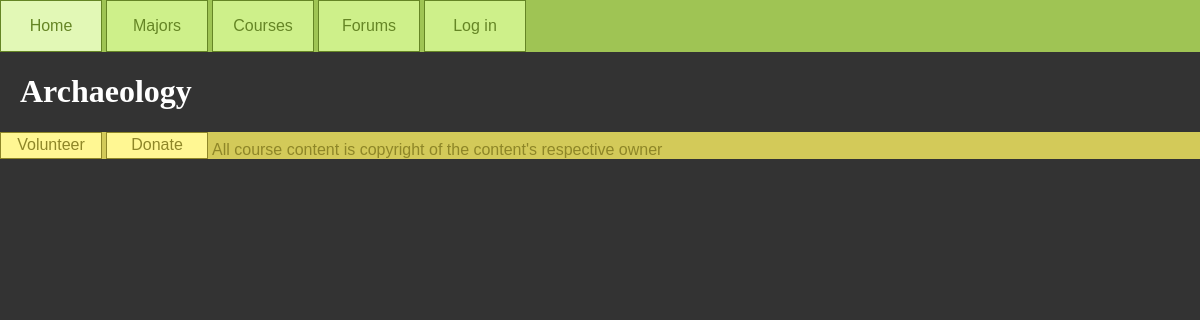
The page /majors/6 on the database as committed earlier.
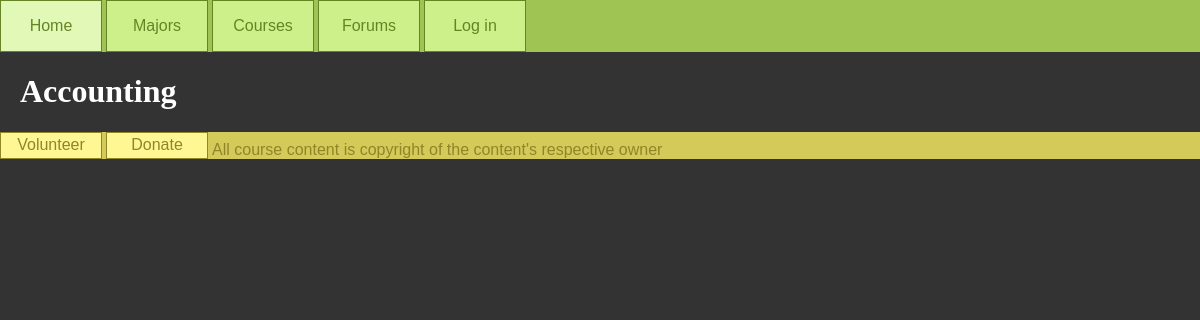
The same page on the database as committed later.
### database_setup.py (models this page shows, shortened)
class Major(Base):
    __tablename__ = 'majors'
    major_id = Column(Integer, primary_key=True)
    name = Column(String(80), nullable=False)
    description = Column(String(250))

### project.py (the view)
@app.route('/majors/<int:major_id>')
def viewMajor(major_id):
    major = session.query(Major).filter_by(major_id=major_id).one()
    courses = getCoursesByMajor(major_id)
    return render_template('majorPage.html',
        courses=courses,
        major=major,
        login_session=login_session)

### project.py (called while the page is built)
def getCoursesByMajor(major_id):
    ids = session.query(MajorCourse).filter_by(major_id=major_id).all()
    courses = []
    for assoc in ids:
        course = session.query(Course).filter_by(course_id=assoc.course_id).one()
        courses.append(course)
    return courses

### templates/majorPage.html (shortened to what this page needs)
<!DOCTYPE html>
<html>
    <head>
        <link rel="stylesheet" href="/css/style.css">
    </head>
    <body>
        {% block content %}
        {% include "navbar.html" %}
        <div>
            <h1>{{major.name}}</h1>
        </div>
        {% include "footer.html" %}
        {% endblock %}
    </body>
</html>

Rows that differ between the two databases and show on the page:
changed Major: name "Archaeology" → "Accounting"
